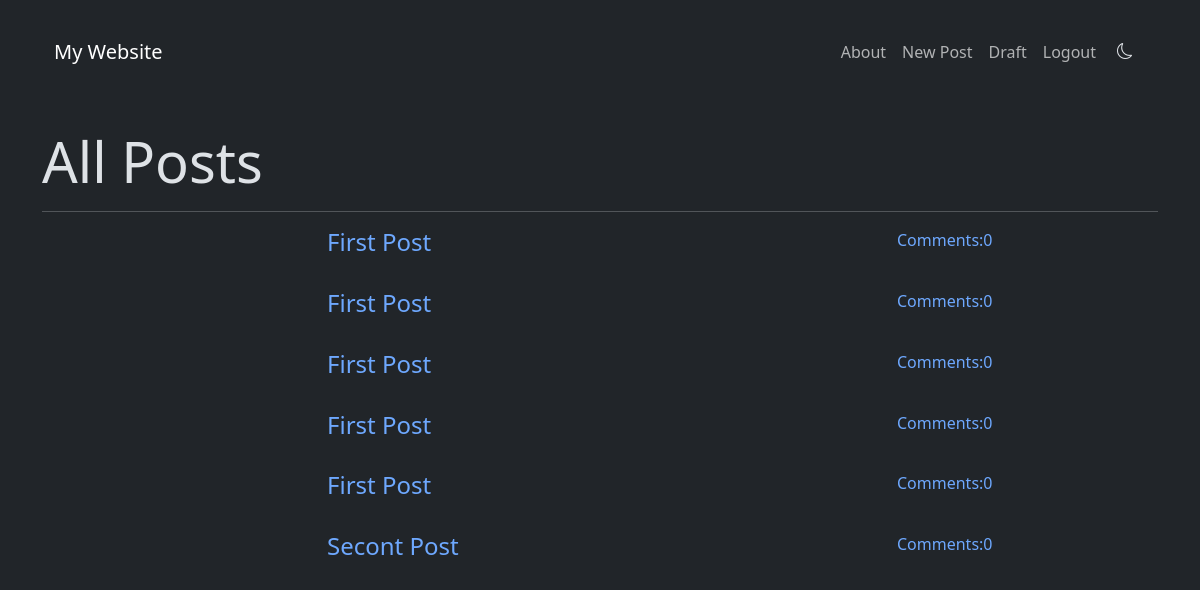
The app's page /draft/ (signed in) with its own data.
### blog/models.py (models this page shows, shortened)
class Post(models.Model):
    author = models.ForeignKey('auth.User',on_delete=models.CASCADE)
    title = models.CharField(max_length=256)
    text = models.TextField()
    create_time = models.DateTimeField(default=timezone.now)
    publish_time = models.DateTimeField(blank=True,null=True)
    def approve_comment(self):
        return self.comments.filter(approved_comments=True)

### blog/views.py (the view)
# urls.py: path('draft/',views.PostDraft.as_view(),name='draft'),
class PostDraft(LoginRequiredMixin,ListView):
    login_url = "/login/"
    redirect_field_name="blog/post_list.html"
    model = Post
    def get_queryset(self):
        return Post.objects.filter(publish_time__isnull=True).order_by('create_time')

### blog/templates/blog/post_list.html (shortened to what this page needs)
{% extends 'blog/base.html' %}
{%block body_block%}
<h1 class="display-4 mt-5"><strong>All Posts</strong></h1>
 <hr>
{%for post in post_list %}
    <div class="row mb-3">
    <div class="col-3">
    </div>
    <div class="col-6">
    <h4><a href="{% url 'post_detail' pk=post.pk %}"><p>{{post.title}}</p></a></h4>
</div>
<a class="col-3" href="{% url 'post_detail' pk=post.pk %}">Comments:{{post.approve_comment.count}}</a>
</div>
{%endfor%}
</div>
{%endblock%}

### blog/templates/blog/base.html (shortened to what this page needs)
{% load static %}
<!DOCTYPE html>
<html lang="en">
<head>
    <link rel="stylesheet" href="{% static 'css/blog.css' %}">
    <link href="https://cdn.jsdelivr.net/npm/bootstrap@5.3.2/dist/css/bootstrap.min.css" rel="stylesheet">
    <link rel="stylesheet" href="https://cdn.jsdelivr.net/npm/bootstrap-icons@1.11.2/font/bootstrap-icons.min.css">
</head>
</head>
<body  data-bs-theme="dark">
    <div class="container">
        <nav class="navbar navbar-expand-lg mt-4 mb-4">
            <div class="container-fluid">
                <a class="navbar-brand" href="{% url 'post_list' %}">My Website</a>
                <div class="collapse navbar-collapse" id="navbarNav">
                    <ul class="navbar-nav ms-auto">
                        <li class="nav-item">
                            <a class="nav-link" href="{% url 'about' %}">About</a>
                        </li>
                        {% if user.is_authenticated %}
                        <li class="nav-item"><a class="nav-link" href="{% url  'create' %}">New Post</a></li>
                        <li class="nav-item"><a class="nav-link" href="{% url  'draft' %}">Draft</a></li>
                        <li class="nav-item"><a class="nav-link" href="{% url  'logout' %}">Logout</a></li>
                        {% else %}
                        <li class="nav-item"><a class="nav-link" href="{% url  'login' %}">Login</a></li>
                        {% endif %}
                        <li class="nav-item">
                            <button class="btn" onclick="toggleTheme()">
                                <i class="bi bi-moon"></i>
                            </button>
                        </li>
                    </ul>
                </div>
            </div>
        </nav>
      <main>
    {%block body_block%}
    {%endblock%}
<link rel="stylesheet" href="//cdn.jsdelivr.net/npm/medium-editor@latest/dist/css/medium-editor.min.css" type="text/css" media="screen" charset="utf-8">
</body>
</html>

### blog/static/css/blog.css (style rules this page uses)
a { text-decoration: none !important; }

### records on screen
Post: title "First Post", approve_comment.count "0"
Post: title "First Post", approve_comment.count "0"
Post: title "First Post", approve_comment.count "0"
Post: title "First Post", approve_comment.count "0"
Post: title "First Post", approve_comment.count "0"
Post: title "Secont Post", approve_comment.count "0"
